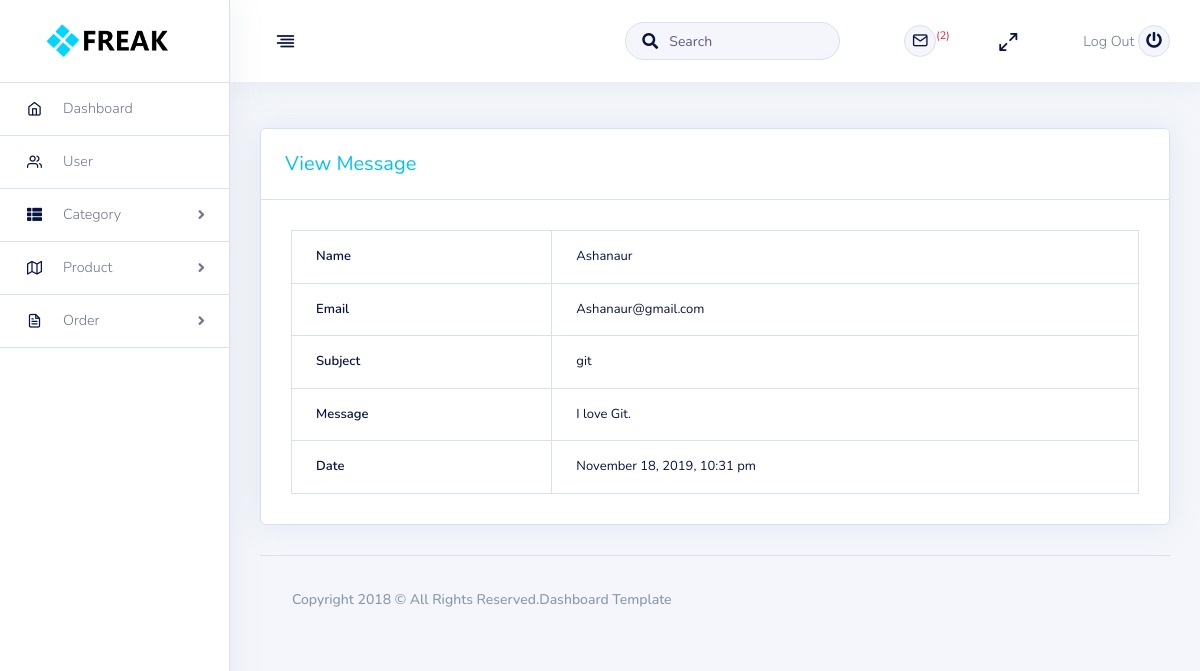
Screenshot of /admin/viewmsg.php?viewid=1 (signed in) with the database file from the repository.
### tables this page shows
CREATE TABLE `tbl_contact_form` (
  `contact_form_Id` int(11) NOT NULL,
  `contact_form_Name` varchar(25) NOT NULL,
  `contact_form_Email` varchar(50) NOT NULL,
  `contact_form_Sub` varchar(80) NOT NULL,
  `contact_form_Msg` varchar(500) NOT NULL,
  `Created` datetime NOT NULL DEFAULT CURRENT_TIMESTAMP
);

### admin/main.php (called while the page is built, shortened)
<?php
    class Main{
        protected $host = 'localhost';
        protected $user = 'root';
        protected $pw = '';
        protected $db = 'db_freak';
        public $connect;
        public function __construct(){
            $this->connect = new mysqli($this->host,$this->user,$this->pw,$this->db);
            return $this->connect;
        }
        public function sms_view($id){
            $this->id = $id;
            $this->sql = "SELECT * FROM tbl_contact_form WHERE contact_form_Id = $this->id";
            $this->result = $this->connect->query($this->sql);
            if($this->result == true){
                return $this->result;
            }
            else {
                return false;
            }
        }
    }
?>

### helpers/format.php (called while the page is built, shortened)
<?php
    class Format{
        public function formatDate($date){
            return date('F j, Y, g:i a', strtotime($date));
        }
    }
?>

### admin/viewmsg.php (the view, shortened to what this page needs)
<?php
    include 'main.php';
	include '../helpers/format.php';
	$obj = new Main();
	$hlp = new Format();
    include('inc/header.php');
	if(!isset($_GET['viewid']) || $_GET['viewid'] == NULL){
        echo "Error!";
    }
    else{
        $id = $_GET['viewid'];
        $sms = $obj->sms_view($id);
	}
?>
<div class="container-fluid pt-8">
	<div class="row">
		<div class="col-lg-12">
			<div class="card shadow">
				<div class="card-header ">
					<h2 class="mb-0">
                        <a href="product_list.php">View Message</a></h2>
				</div>
				<div class="card-body">
					<div class="table-responsive ">
						<table class="table table-bordered">
                    <?php
                        if($sms->num_rows>0){
                            while($sms_row = $sms->fetch_assoc()){
                    ?>
                            <tr>
                                <th>Name</th>
                                <td><?php echo $sms_row['contact_form_Name'];?></td>
                            </tr>
                            <tr>
                                <th>Email</th>
                                <td><?php echo $sms_row['contact_form_Email'];?></td>
                            </tr>
                            <tr>
                                <th>Subject</th>
                                <td><?php echo $sms_row['contact_form_Sub'];?></td>
                            </tr>
                            <tr>
                                <th>Message</th>
                                <td><?php echo $sms_row['contact_form_Msg'];?></td>
                            </tr>
                            <tr>
                                <th>Date</th>
                                <td><?php echo $hlp->formatDate($sms_row['Created']);?></td>
                            </tr>
                        <?php
                                }
                            }
                        ?>
						</table>
					</div>
				</div>
			</div>
		</div>
	</div>
<?php
	include('inc/footer.php');
?>

### admin/viewmsg.php (style rules this page uses)
table tr th { font-weight: bolder; }

### rows the page displays
tbl_contact_form: contact_form_Name "Ashanaur", contact_form_Email "Ashanaur@gmail.com", contact_form_Sub "git", contact_form_Msg "I love Git.", Created "November 18, 2019, 10:31 pm"

### other values shown
$count "2"
